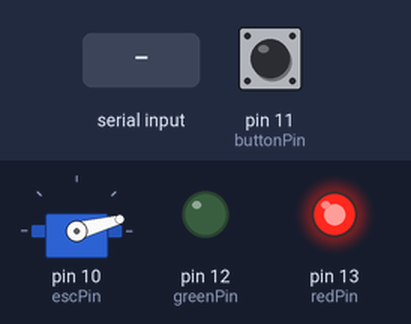
This sketch was run on a simulated Arduino Uno, built with avr-gcc and run on an emulated ATmega328P. On the bench: servo, output pins drawn as LEDs (lit = HIGH). The test bench sets the inputs (shaded band); at power-on: pin 11 (buttonPin) HIGH.

Above: at 1.2 s.
1.3 s: pin 11 (buttonPin) pulled LOW for 0.15 s
At 2.2 s:
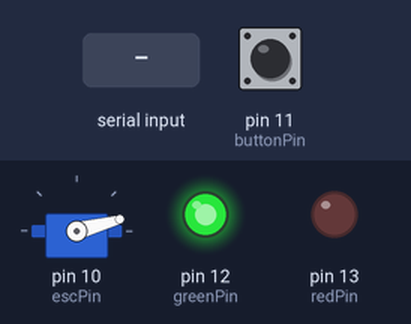
2.9 s: "90,45\n" received over Serial
At 3.4 s:
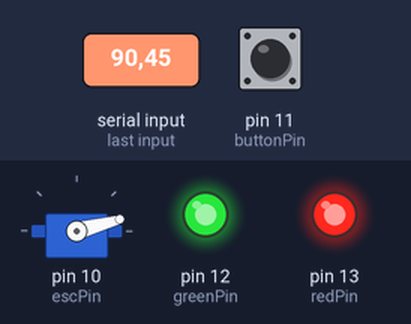
4.4 s: pin 11 (buttonPin) pulled LOW for 1 s
At 5.7 s:
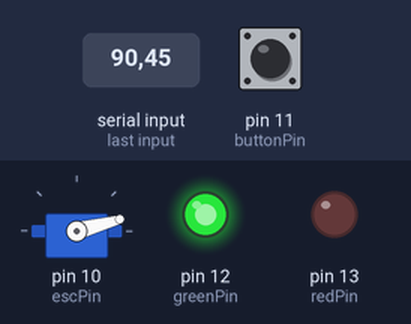
6.9 s: "30,150\n" received over Serial
At 7.9 s:
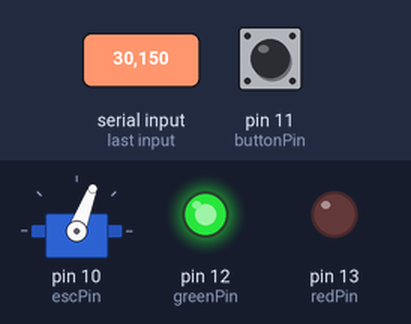
8.4 s: "90\n" received over Serial
At 8.9 s:
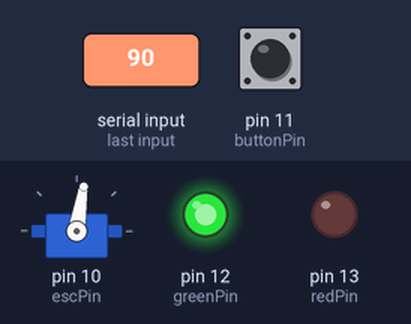
9.9 s: "0\n" received over Serial
At 11.2 s:
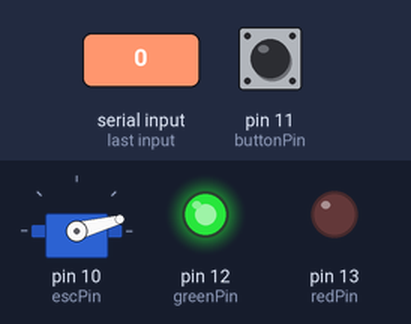
Timing chart, 0 to 12.4 s (numbered marks = the images above; inputs shaded):
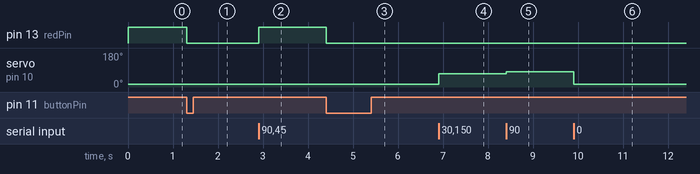

The sketch:

LittleG.ino
```cpp
// (licence header left out)
#include <Servo.h>  // We'll use the Arduino's built-in Servo library to control an ESC

//Configure the pins:
const int escPin = 10;
const int buttonPin = 11;
const int greenPin = 12;
const int redPin = 13;

// Setup variables:
const int motorOff = 700;  // Configure the timing command that corresponds to motor "stop" - on my ESC, it's 700 microseconds
int value = -1; // Set the initial read to negative 1, which prevents the ESC from arming
int buttonState = 0; // Set the initial button state to zero
int lastButtonState = 0; // Set the last button state to zero
int motorArm = 0; // Set the motor arm state to zero
Servo esc; // Create a servo object to address as "esc"

// Setup to read from serial, using the same code from letter 'L'
char line[10];
char *line_pos;

char *getLine() {
  while (Serial.available() > 0) {
    // NOTE: You need to specify a line ending or arduino ide doesn't send CR
    // or LF.  TODO: Support either, and ignore blank lines.
    char ch = Serial.read();
    if (ch == '\n') {
      *line_pos = '\0';
      line_pos = line;
      return line;
    } else if (ch == '\r') {
      return NULL;  // ignore
    } else {
      *line_pos++ = ch;
      return NULL;
    }
  }
}

void setup() {
  esc.attach(escPin); // Attach the esc to the escPin
  pinMode(buttonPin, INPUT_PULLUP); // Set button mode to use internal pullup (no resistors needed!)
  pinMode(greenPin, OUTPUT); // Set greenPin to output for green LED
  pinMode(redPin, OUTPUT); // Set redPin to output for red LED
  Serial.begin(9600); // Start serial at 9600 baud for input from phone
  esc.writeMicroseconds(motorOff); // Write the "motorOff" value to the ESC, since the ESC needs to receive a throttle command of "off" as soon as it boots
  digitalWrite(redPin, HIGH);  // Turn on the red LED to indicate that we're ready with the motor off
}

// Note: Now that the setup() commands have completed and the Arduino is sending a "motorOff" command, it's now okay to manually power on the ESC

void loop() {
  char *line = getLine();
  if (line != NULL) {
    int num = atoi(line);
    if (num < 0) num = 0;
    if (num > 100) num = 100;

    if (motorArm == 1) { // If the motor state is 1 or "armed":
      int value = map(num, 1, 100, 1200, 1400); // Map the value from serial to a throttle value the ESC understands - my motor runs well from 1200-1400
      value = constrain(value, 1200, 1400); // Constrain the throttle to 1200-1400 range, just in case
      if (num == 0) value = motorOff;  // Special case: if the value is zero, use the "off" value instead
      esc.writeMicroseconds(value); // Write the mapped value to the ESC as a throttle command
    }
  }

  buttonState = digitalRead(buttonPin); // Read the button input pin
  if (buttonState == LOW && lastButtonState == HIGH) { // Compare the pin to its previous state to determine if it's been pressed
    delay(1);
    if (motorArm == 0) {  // If motorArm is currently 0, then light up green and set the new motorArm value to 1, ready for input
      digitalWrite(greenPin, HIGH);
      digitalWrite(redPin, LOW);
      motorArm = 1;
    } else {  // If motorArm is currently 1, then light up red and set the new motorArm value to 0
      digitalWrite(greenPin, LOW);
      digitalWrite(redPin, HIGH);
      esc.writeMicroseconds(motorOff); // Also write the "motorOff" value to the ESC, which turns the motor off.
      motorArm = 0;
    }
  }
  lastButtonState = buttonState; // Save the current state as the last state before repeating
}
```

Measured:
- after the input at 1.3 s, pin 12 (greenPin): LOW → HIGH at once; pin 13 (redPin): HIGH → LOW at once
- after the input at 2.9 s, pin 13 (redPin): LOW → HIGH at once
- after the input at 4.4 s, pin 13 (redPin): HIGH → LOW at once
- after the input at 6.9 s, servo on pin 10 (escPin): 15° → 69° at once
- after the input at 8.4 s, servo on pin 10 (escPin): 69° → 81° at once
- after the input at 9.9 s, servo on pin 10 (escPin): 81° → 15° at once
